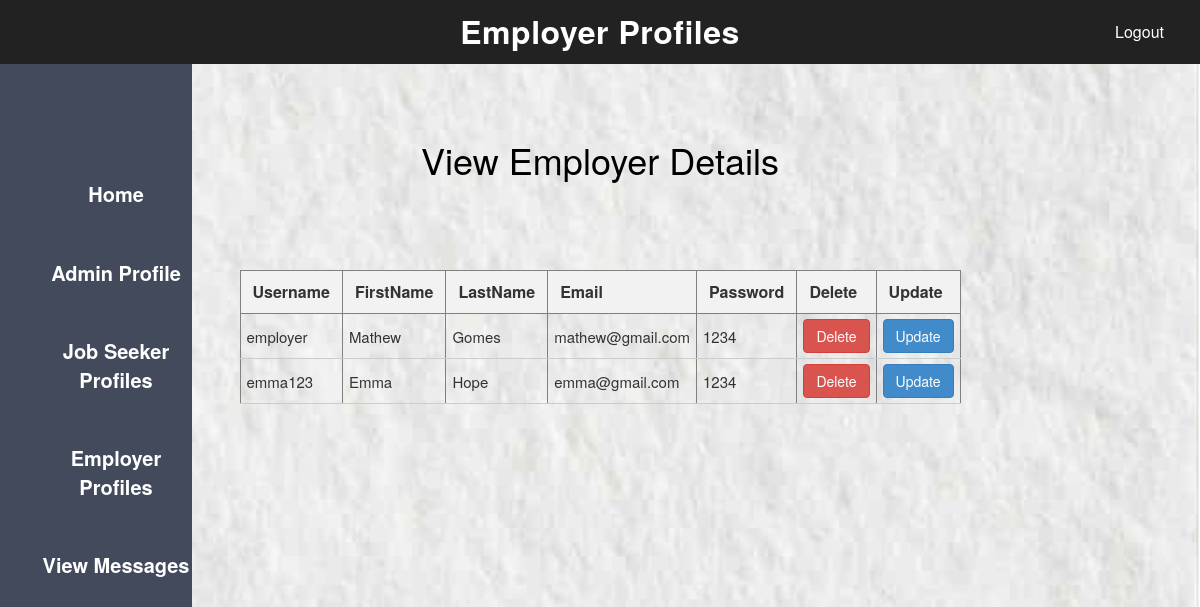
Page /updateemployerPRO.php on the committed database.
### tables this page shows
CREATE TABLE `user` (
  `id` int(10) NOT NULL,
  `username` varchar(100) DEFAULT NULL,
  `fname` varchar(100) DEFAULT NULL,
  `lname` varchar(100) DEFAULT NULL,
  `email` varchar(100) DEFAULT NULL,
  `password` varchar(50) DEFAULT NULL,
  `job_seeker_flag` tinyint(1) NOT NULL DEFAULT 0,
  `saved_jobs` varchar(100) DEFAULT NULL,
  `skill` varchar(100) DEFAULT NULL,
  `experience` varchar(100) DEFAULT NULL,
  `resume` varchar(255) DEFAULT NULL,
  `employer_flag` tinyint(1) NOT NULL DEFAULT 0
);

### updateemployerPRO.php (the view, shortened to what this page needs)
<?php
$host="localhost";
$user="root";
$password="";
$db="job_platform";
$data=mysqli_connect($host,$user,$password,$db);
$sql="SELECT * FROM user where employer_flag=1";
$result=mysqli_query($data,$sql);
?>
<!DOCTYPE html>
<html lang="en">
<head>
	<link href="css/font-awesome.min.css" rel="stylesheet"/>
	<link href="css/bootstrap.min.css" rel="stylesheet"/>
	<link href="css/animate.min.css" rel="stylesheet"/>
    <link href="css/employer.css" rel="stylesheet"/>
</head>
<body>
        <section id="header">
           <div class="header-title">Employer Profiles</div>
		   <div class="logout">
		       <a href="logout.php">Logout</a>
		   </div>
        </section>
		<aside>
		    <ul>
			    <li>
				    <a href="adminhome.php">Home</a>
				</li>
				<li>
				    <a href="adminprofile.php">Admin Profile</a>
				</li>
				<li>
				    <a href="modify_JS_Pro.php">Job Seeker Profiles</a>
				</li>
				<li>
				    <a href="updateemployerPRO.php">Employer Profiles</a>
				</li>
				<li>
				    <a href="viewmessage.php">View Messages</a>
				</li>
			</ul>
		</aside>
		<div class="contentt">
		      <h1 class="form-title2">View Employer Details</h1>
		</div>
        <div class="content">
		    <center>
		    <table border="1px">
			  <tr>
			    <th class="table_th">Username</th>
				<th class="table_th">FirstName</th>
				<th class="table_th">LastName</th>
				<th class="table_th">Email</th>
				<th class="table_th">Password</th>
				<th class="table_th">Delete</th>
				<th class="table_th">Update</th>
			  </tr>
			  <?php
			  while($info=$result->fetch_assoc())
			  {
			  ?>
			  <tr>
			    <td class="table_td">
				    <?php echo "{$info['username']}"; ?>
				</td>
				<td class="table_td">
				    <?php echo "{$info['fname']}"; ?>
				</td>
				<td class="table_td">
				    <?php echo "{$info['lname']}"; ?>
				</td>
				<td class="table_td">
				    <?php echo "{$info['email']}"; ?>
				</td>
				<td class="table_td">
				    <?php echo "{$info['password']}"; ?>
				</td>
				<td class="table_td">
			  <?php
			  echo "<a onClick=\" javascript:return confirm('Are you sure you want to delete this employer?');\"class='btn btn-danger' href='deleteemployer.php?employer_id={$info['id']}'>Delete</a>";
			  ?>
				</td>
				<td class="table_td">
				    <?php echo "<a class='btn btn-primary' href='updateemployerBUTTON.php?employer_id={$info['id']}'>Update</a>"; ?>
				</td>
			  </tr>
			  <?php
			  }
			  ?>
			</table>
			</center>
		</div>
</body>
</html>

### employer.css (style rules this page uses)
body { margin: 0; background-image: url('../img/bg3.jpg'); background-size: cover; background-position: center; height: 100vh; }
#header { position: fixed; top: 0; left: 0; right: 0; height: 64px; display: flex; align-items: center; justify-content: center; background: #222; z-index: 1000; }
#header .header-title { font-size: 32px; color: #fff; margin: 0; font-weight: 700; letter-spacing: .5px; }
.logout { position: absolute; top: 50%; right: 20px; transform: translateY(-50%); }
.logout a { color: #fff; text-decoration: none; font-size: 16px; padding: 8px 16px; border-radius: 4px; transition: background-color 0.3s ease; }
ul { background-color: #424a5b; width:16%; height:100%; position:fixed; padding-top:15%; text-align:center; }
ul li { list-style:none; padding-bottom:50px; font-size:20px; }
ul li a { color: white; font-weight:bold; text-decoration:none; }
.content { width: 80%; padding:10px; margin: 10px auto; border-collapse: collapse; max-width:800px; }
.form-title2 { text-align: center; color: black; padding-top:60px; margin-top:20px; }
.table_th { padding: 10px 12px; font-size: 16px; text-align: left; background-color: #f2f2f2; }
.table_td { padding: 5px 6px; font-size: 15px; text-align: left; border-bottom: 1px solid #ccc; }
.contentt { text-align: center; padding:60px; color: black; }

### rows in the picture
user: username "employer", fname "Mathew", lname "Gomes", email "mathew@gmail.com", password "1234"
user: username "emma123", fname "Emma", lname "Hope", email "emma@gmail.com", password "1234"
